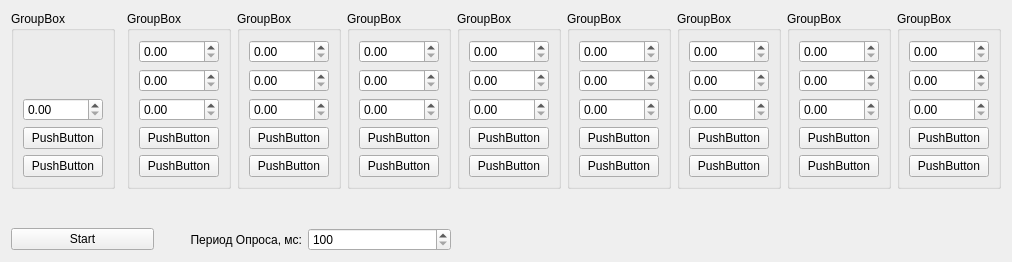
<?xml version="1.0" encoding="UTF-8"?>
<ui version="4.0">
 <class>Form</class>
 <widget class="QWidget" name="Form">
  <property name="geometry">
   <rect>
    <x>0</x>
    <y>0</y>
    <width>921</width>
    <height>262</height>
   </rect>
  </property>
  <property name="windowTitle">
   <string>Form</string>
  </property>
  <layout class="QGridLayout" name="gridLayout">
   <item row="0" column="7">
    <widget class="QGroupBox" name="gbChannel_6">
     <property name="title">
      <string>GroupBox</string>
     </property>
     <layout class="QVBoxLayout" name="verticalLayout_7">
      <item>
       <widget class="QDoubleSpinBox" name="dsbVoltage_6"/>
      </item>
      <item>
       <widget class="QDoubleSpinBox" name="dsbCurrent_6"/>
      </item>
      <item>
       <widget class="QDoubleSpinBox" name="dsbSetCurrent_6"/>
      </item>
      <item>
       <widget class="QPushButton" name="pbTogleCurrent_7">
        <property name="text">
         <string>PushButton</string>
        </property>
       </widget>
      </item>
      <item>
       <widget class="QPushButton" name="pbTogleShort_7">
        <property name="text">
         <string>PushButton</string>
        </property>
       </widget>
      </item>
     </layout>
    </widget>
   </item>
   <item row="0" column="6">
    <widget class="QGroupBox" name="gbChannel_5">
     <property name="title">
      <string>GroupBox</string>
     </property>
     <layout class="QVBoxLayout" name="verticalLayout_6">
      <item>
       <widget class="QDoubleSpinBox" name="dsbVoltage_5"/>
      </item>
      <item>
       <widget class="QDoubleSpinBox" name="dsbCurrent_5"/>
      </item>
      <item>
       <widget class="QDoubleSpinBox" name="dsbSetCurrent_5"/>
      </item>
      <item>
       <widget class="QPushButton" name="pbTogleCurrent_6">
        <property name="text">
         <string>PushButton</string>
        </property>
       </widget>
      </item>
      <item>
       <widget class="QPushButton" name="pbTogleShort_6">
        <property name="text">
         <string>PushButton</string>
        </property>
       </widget>
      </item>
     </layout>
    </widget>
   </item>
   <item row="0" column="3">
    <widget class="QGroupBox" name="gbChannel_2">
     <property name="title">
      <string>GroupBox</string>
     </property>
     <layout class="QVBoxLayout" name="verticalLayout_3">
      <item>
       <widget class="QDoubleSpinBox" name="dsbVoltage_2"/>
      </item>
      <item>
       <widget class="QDoubleSpinBox" name="dsbCurrent_2"/>
      </item>
      <item>
       <widget class="QDoubleSpinBox" name="dsbSetCurrent_2"/>
      </item>
      <item>
       <widget class="QPushButton" name="pbTogleCurrent_3">
        <property name="text">
         <string>PushButton</string>
        </property>
       </widget>
      </item>
      <item>
       <widget class="QPushButton" name="pbTogleShort_3">
        <property name="text">
         <string>PushButton</string>
        </property>
       </widget>
      </item>
     </layout>
    </widget>
   </item>
   <item row="0" column="2">
    <widget class="QGroupBox" name="gbChannel_1">
     <property name="title">
      <string>GroupBox</string>
     </property>
     <layout class="QVBoxLayout" name="verticalLayout_2">
      <item>
       <widget class="QDoubleSpinBox" name="dsbVoltage_1"/>
      </item>
      <item>
       <widget class="QDoubleSpinBox" name="dsbCurrent_1"/>
      </item>
      <item>
       <widget class="QDoubleSpinBox" name="dsbSetCurrent_1"/>
      </item>
      <item>
       <widget class="QPushButton" name="pbTogleCurrent_2">
        <property name="text">
         <string>PushButton</string>
        </property>
       </widget>
      </item>
      <item>
       <widget class="QPushButton" name="pbTogleShort_2">
        <property name="text">
         <string>PushButton</string>
        </property>
       </widget>
      </item>
     </layout>
    </widget>
   </item>
   <item row="0" column="4">
    <widget class="QGroupBox" name="gbChannel_3">
     <property name="title">
      <string>GroupBox</string>
     </property>
     <layout class="QVBoxLayout" name="verticalLayout_4">
      <item>
       <widget class="QDoubleSpinBox" name="dsbVoltage_3"/>
      </item>
      <item>
       <widget class="QDoubleSpinBox" name="dsbCurrent_3"/>
      </item>
      <item>
       <widget class="QDoubleSpinBox" name="dsbSetCurrent_3"/>
      </item>
      <item>
       <widget class="QPushButton" name="pbTogleCurrent_4">
        <property name="text">
         <string>PushButton</string>
        </property>
       </widget>
      </item>
      <item>
       <widget class="QPushButton" name="pbTogleShort_4">
        <property name="text">
         <string>PushButton</string>
        </property>
       </widget>
      </item>
     </layout>
    </widget>
   </item>
   <item row="0" column="5">
    <widget class="QGroupBox" name="gbChannel_4">
     <property name="title">
      <string>GroupBox</string>
     </property>
     <layout class="QVBoxLayout" name="verticalLayout_5">
      <item>
       <widget class="QDoubleSpinBox" name="dsbVoltage_4"/>
      </item>
      <item>
       <widget class="QDoubleSpinBox" name="dsbCurrent_4"/>
      </item>
      <item>
       <widget class="QDoubleSpinBox" name="dsbSetCurrent_4"/>
      </item>
      <item>
       <widget class="QPushButton" name="pbTogleCurrent_5">
        <property name="text">
         <string>PushButton</string>
        </property>
       </widget>
      </item>
      <item>
       <widget class="QPushButton" name="pbTogleShort_5">
        <property name="text">
         <string>PushButton</string>
        </property>
       </widget>
      </item>
     </layout>
    </widget>
   </item>
   <item row="0" column="0">
    <widget class="QGroupBox" name="gbChannel_0">
     <property name="title">
      <string>GroupBox</string>
     </property>
     <layout class="QVBoxLayout" name="verticalLayout">
      <item>
       <spacer name="verticalSpacer">
        <property name="orientation">
         <enum>Qt::Vertical</enum>
        </property>
        <property name="sizeHint" stdset="0">
         <size>
          <width>20</width>
          <height>40</height>
         </size>
        </property>
       </spacer>
      </item>
      <item>
       <widget class="QDoubleSpinBox" name="dsbSetCurrentAll"/>
      </item>
      <item>
       <widget class="QPushButton" name="pbTogleCurrentAll">
        <property name="text">
         <string>PushButton</string>
        </property>
       </widget>
      </item>
      <item>
       <widget class="QPushButton" name="pbTogleShortAll">
        <property name="text">
         <string>PushButton</string>
        </property>
       </widget>
      </item>
     </layout>
    </widget>
   </item>
   <item row="0" column="9">
    <widget class="QGroupBox" name="gbChannel_8">
     <property name="title">
      <string>GroupBox</string>
     </property>
     <layout class="QVBoxLayout" name="verticalLayout_9">
      <item>
       <widget class="QDoubleSpinBox" name="dsbVoltage_8"/>
      </item>
      <item>
       <widget class="QDoubleSpinBox" name="dsbCurrent_8"/>
      </item>
      <item>
       <widget class="QDoubleSpinBox" name="dsbSetCurrent_8"/>
      </item>
      <item>
       <widget class="QPushButton" name="pbTogleCurrent_9">
        <property name="text">
         <string>PushButton</string>
        </property>
       </widget>
      </item>
      <item>
       <widget class="QPushButton" name="pbTogleShort_9">
        <property name="text">
         <string>PushButton</string>
        </property>
       </widget>
      </item>
     </layout>
    </widget>
   </item>
   <item row="0" column="8">
    <widget class="QGroupBox" name="gbChannel_7">
     <property name="title">
      <string>GroupBox</string>
     </property>
     <layout class="QVBoxLayout" name="verticalLayout_8">
      <item>
       <widget class="QDoubleSpinBox" name="dsbVoltage_7"/>
      </item>
      <item>
       <widget class="QDoubleSpinBox" name="dsbCurrent_7"/>
      </item>
      <item>
       <widget class="QDoubleSpinBox" name="dsbSetCurrent_7"/>
      </item>
      <item>
       <widget class="QPushButton" name="pbTogleCurrent_8">
        <property name="text">
         <string>PushButton</string>
        </property>
       </widget>
      </item>
      <item>
       <widget class="QPushButton" name="pbTogleShort_8">
        <property name="text">
         <string>PushButton</string>
        </property>
       </widget>
      </item>
     </layout>
    </widget>
   </item>
   <item row="1" column="0">
    <spacer name="verticalSpacer_2">
     <property name="orientation">
      <enum>Qt::Vertical</enum>
     </property>
     <property name="sizeHint" stdset="0">
      <size>
       <width>20</width>
       <height>40</height>
      </size>
     </property>
    </spacer>
   </item>
   <item row="2" column="0" colspan="5">
    <layout class="QHBoxLayout">
     <item>
      <widget class="QPushButton" name="pbStar">
       <property name="text">
        <string>Start</string>
       </property>
      </widget>
     </item>
     <item>
      <widget class="QLabel" name="label">
       <property name="text">
        <string>Период Опроса, мс:</string>
       </property>
       <property name="alignment">
        <set>Qt::AlignRight|Qt::AlignTrailing|Qt::AlignVCenter</set>
       </property>
      </widget>
     </item>
     <item>
      <widget class="QSpinBox" name="spinBox">
       <property name="minimum">
        <number>100</number>
       </property>
       <property name="maximum">
        <number>10000</number>
       </property>
       <property name="singleStep">
        <number>10</number>
       </property>
      </widget>
     </item>
    </layout>
   </item>
  </layout>
 </widget>
 <resources/>
 <connections>
  <connection>
   <sender>dsbSetCurrentAll</sender>
   <signal>valueChanged(double)</signal>
   <receiver>dsbSetCurrent_1</receiver>
   <slot>setValue(double)</slot>
   <hints>
    <hint type="sourcelabel">
     <x>67</x>
     <y>103</y>
    </hint>
    <hint type="destinationlabel">
     <x>164</x>
     <y>103</y>
    </hint>
   </hints>
  </connection>
  <connection>
   <sender>dsbSetCurrentAll</sender>
   <signal>valueChanged(double)</signal>
   <receiver>dsbSetCurrent_2</receiver>
   <slot>setValue(double)</slot>
   <hints>
    <hint type="sourcelabel">
     <x>35</x>
     <y>103</y>
    </hint>
    <hint type="destinationlabel">
     <x>254</x>
     <y>101</y>
    </hint>
   </hints>
  </connection>
  <connection>
   <sender>dsbSetCurrentAll</sender>
   <signal>valueChanged(double)</signal>
   <receiver>dsbSetCurrent_3</receiver>
   <slot>setValue(double)</slot>
   <hints>
    <hint type="sourcelabel">
     <x>57</x>
     <y>103</y>
    </hint>
    <hint type="destinationlabel">
     <x>363</x>
     <y>103</y>
    </hint>
   </hints>
  </connection>
  <connection>
   <sender>dsbSetCurrentAll</sender>
   <signal>valueChanged(double)</signal>
   <receiver>dsbSetCurrent_4</receiver>
   <slot>setValue(double)</slot>
   <hints>
    <hint type="sourcelabel">
     <x>44</x>
     <y>103</y>
    </hint>
    <hint type="destinationlabel">
     <x>475</x>
     <y>102</y>
    </hint>
   </hints>
  </connection>
  <connection>
   <sender>dsbSetCurrentAll</sender>
   <signal>valueChanged(double)</signal>
   <receiver>dsbSetCurrent_5</receiver>
   <slot>setValue(double)</slot>
   <hints>
    <hint type="sourcelabel">
     <x>47</x>
     <y>103</y>
    </hint>
    <hint type="destinationlabel">
     <x>568</x>
     <y>103</y>
    </hint>
   </hints>
  </connection>
  <connection>
   <sender>dsbSetCurrentAll</sender>
   <signal>valueChanged(double)</signal>
   <receiver>dsbSetCurrent_6</receiver>
   <slot>setValue(double)</slot>
   <hints>
    <hint type="sourcelabel">
     <x>93</x>
     <y>103</y>
    </hint>
    <hint type="destinationlabel">
     <x>667</x>
     <y>101</y>
    </hint>
   </hints>
  </connection>
  <connection>
   <sender>dsbSetCurrentAll</sender>
   <signal>valueChanged(double)</signal>
   <receiver>dsbSetCurrent_7</receiver>
   <slot>setValue(double)</slot>
   <hints>
    <hint type="sourcelabel">
     <x>82</x>
     <y>103</y>
    </hint>
    <hint type="destinationlabel">
     <x>760</x>
     <y>102</y>
    </hint>
   </hints>
  </connection>
  <connection>
   <sender>dsbSetCurrentAll</sender>
   <signal>valueChanged(double)</signal>
   <receiver>dsbSetCurrent_8</receiver>
   <slot>setValue(double)</slot>
   <hints>
    <hint type="sourcelabel">
     <x>28</x>
     <y>103</y>
    </hint>
    <hint type="destinationlabel">
     <x>870</x>
     <y>102</y>
    </hint>
   </hints>
  </connection>
 </connections>
</ui>
